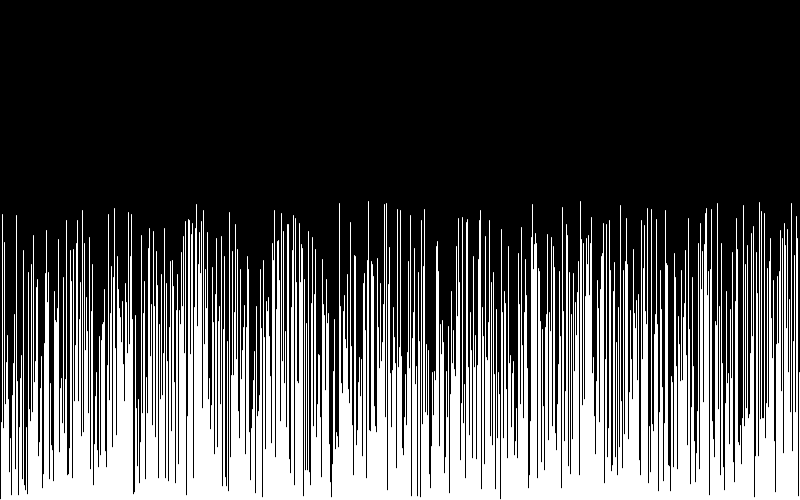
Frame 1 (no input)
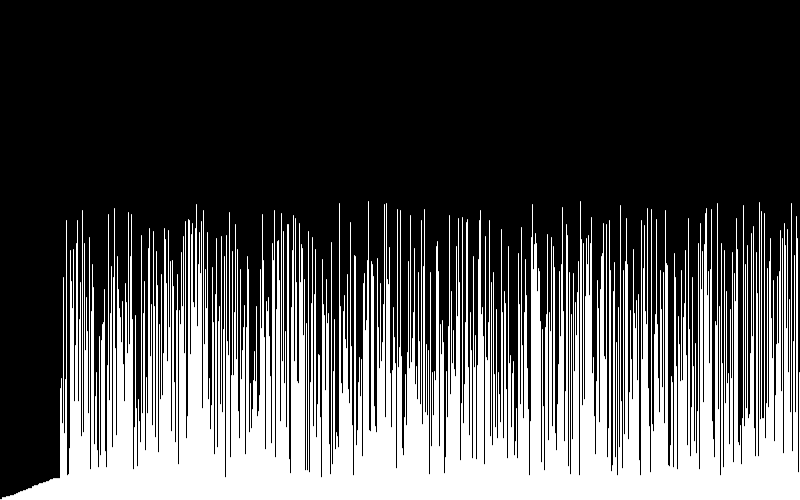
Frame 60 (the mouse pressed at the canvas centre just before this capture)
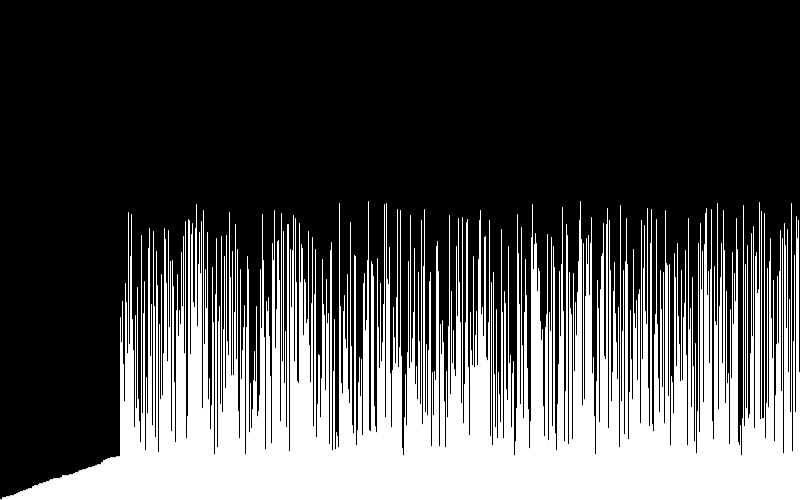
Frame 120 (the mouse held since frame 60 and released just before this capture)

The Processing sketch that drew these frames (run headless with seeded random() and noise(); from frame 60 on, the mouse is pressed at the canvas centre):

// Processing sketch: selectionSort
// ── selectionSort.pde
float[] values;
int index = 0;

void setup() {
  size(800,500);
  values = new float[width];
  for (int i = 0; i < values.length; ++i)
    values[i] = random(300);
}

void draw() {
  background(0);
  if (index < values.length - 1) {
    int min = index;
    for (int j = index+1; j < values.length; ++j)
      if (values[j] < values[min])
        min = j;
    float tmp = values[min];
    values[min] = values[index];
    values[index] = tmp;
  } else {
    println("sorting completed.");
    noLoop();
  }
  index++;
  stroke(255);
  for (int i = 0; i < values.length; ++i)
    line(i, height, i, height - values[i]);
}
